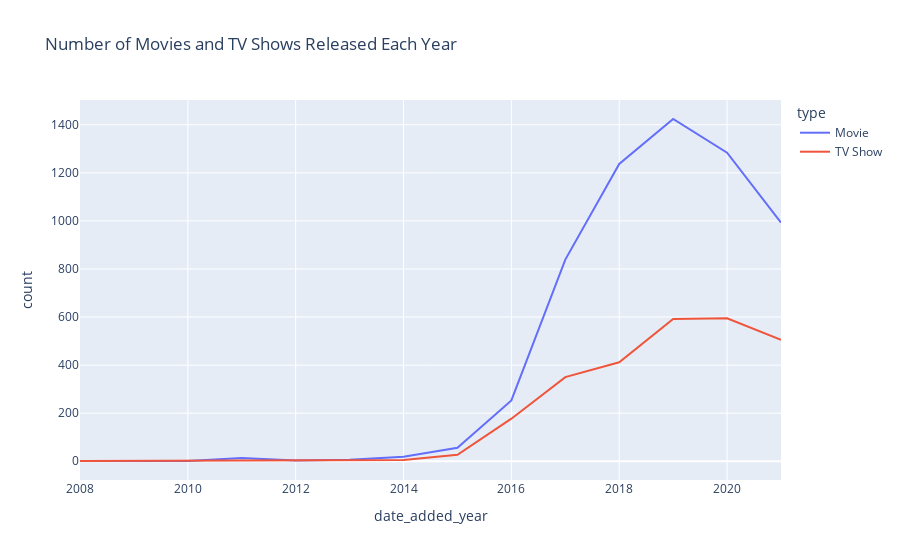

Write notebook code for a chart like this one.
### Code cell
# Group by year and type to get counts
counts = df.groupby(['date_added_year', 'type']).size().reset_index(name='count')
# Create the line plot
fig = px.line(counts, x='date_added_year', y='count', color='type', title='Number of Movies and TV Shows Released Each Year')

# Show the plot
fig.show()

### Figure 1 — Plotly figure (JSON) as saved in the notebook; plotly's stock layout.template omitted (floating-point values rounded to 4 significant figures)
{"data": [{"hovertemplate": "type=Movie<br>date_added_year=%{x}<br>count=%{y}<extra></extra>", "legendgroup": "Movie", "line": {"color": "#636efa", "dash": "solid"}, "marker": {"symbol": "circle"}, "mode": "lines", "name": "Movie", "orientation": "v", "showlegend": true, "type": "scatter", "x": [2008, 2009, 2010, 2011, 2012, 2013, 2014, 2015, 2016, 2017, 2018, 2019, 2020, 2021], "xaxis": "x", "y": [1, 2, 1, 13, 3, 6, 19, 56, 253, 839, 1237, 1424, 1284, 993], "yaxis": "y"}, {"hovertemplate": "type=TV Show<br>date_added_year=%{x}<br>count=%{y}<extra></extra>", "legendgroup": "TV Show", "line": {"color": "#EF553B", "dash": "solid"}, "marker": {"symbol": "circle"}, "mode": "lines", "name": "TV Show", "orientation": "v", "showlegend": true, "type": "scatter", "x": [2008, 2013, 2014, 2015, 2016, 2017, 2018, 2019, 2020, 2021], "xaxis": "x", "y": [1, 5, 5, 27, 177, 350, 412, 592, 595, 505], "yaxis": "y"}], "layout": {"legend": {"title": {"text": "type"}, "tracegroupgap": 0}, "title": {"text": "Number of Movies and TV Shows Released Each Year"}, "xaxis": {"anchor": "y", "domain": [0, 1], "title": {"text": "date_added_year"}}, "yaxis": {"anchor": "x", "domain": [0, 1], "title": {"text": "count"}}}}
